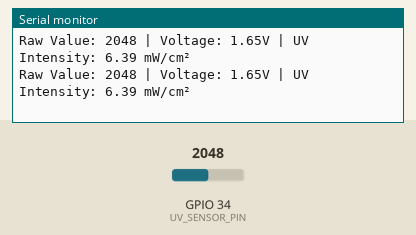
Recording of a sketch running on a simulated ESP32. Parts: the last lines printed to the serial monitor. The test bench sets the inputs (shaded band); at power-on: GPIO 34 (UV_SENSOR_PIN) = 2048.

Above: at 1.8 s.
1.9 s: GPIO 34 (UV_SENSOR_PIN) set to 2866
At 2.4 s:
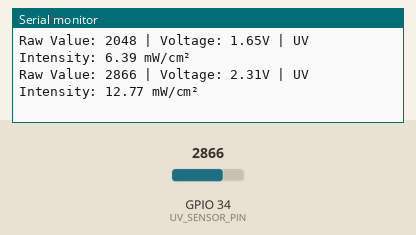
3.4 s: GPIO 34 (UV_SENSOR_PIN) set to 3603
At 4.8 s:
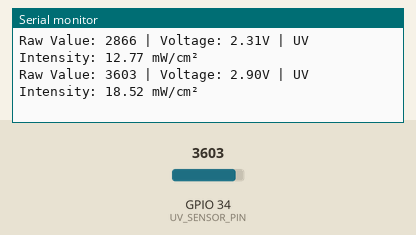
Timing chart, 0 to 6.4 s (numbered marks = the images above; inputs shaded):
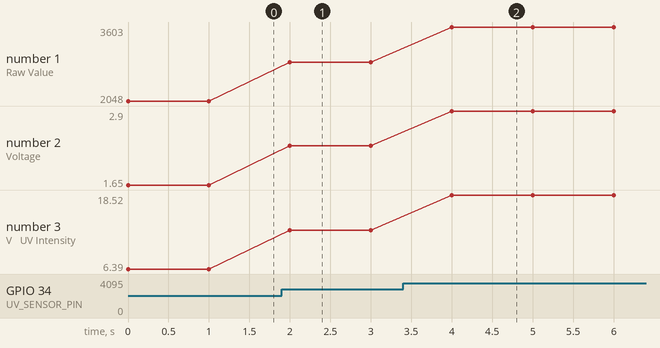

Measured:
- after the input at 1.9 s, the serial monitor: prints a new line after 0.10 s (image 1)
- after the input at 3.4 s, the serial monitor: prints a new line after 0.60 s (image 2)
- plotted number 1: 2048 → 2866 after the input at 1.9 s, 2866 → 3603 after the input at 3.4 s
- plotted number 2: 1.65 → 2.31 after the input at 1.9 s, 2.31 → 2.9 after the input at 3.4 s
- plotted number 3: 6.39 → 12.77 after the input at 1.9 s, 12.77 → 18.52 after the input at 3.4 s

The sketch:

UV.ino
```cpp
#define UV_SENSOR_PIN 34  // Analog pin connected to OUT

void setup() {
  Serial.begin(115200);
}

void loop() {
  int sensorValue = analogRead(UV_SENSOR_PIN);

  // Convert raw value (0-4095) to voltage (ESP32 ADC: 3.3V reference)
  float voltage = sensorValue * (3.3 / 4095.0);

  // Convert voltage to UV intensity (mW/cm²)
  float uvIntensity = (voltage - 0.99) * (15.0 / 1.55);  // Adjust based on calibration

  Serial.print("Raw Value: ");
  Serial.print(sensorValue);
  Serial.print(" | Voltage: ");
  Serial.print(voltage);
  Serial.print("V | UV Intensity: ");
  Serial.print(uvIntensity);
  Serial.println(" mW/cm²");

  delay(1000);
}
```
